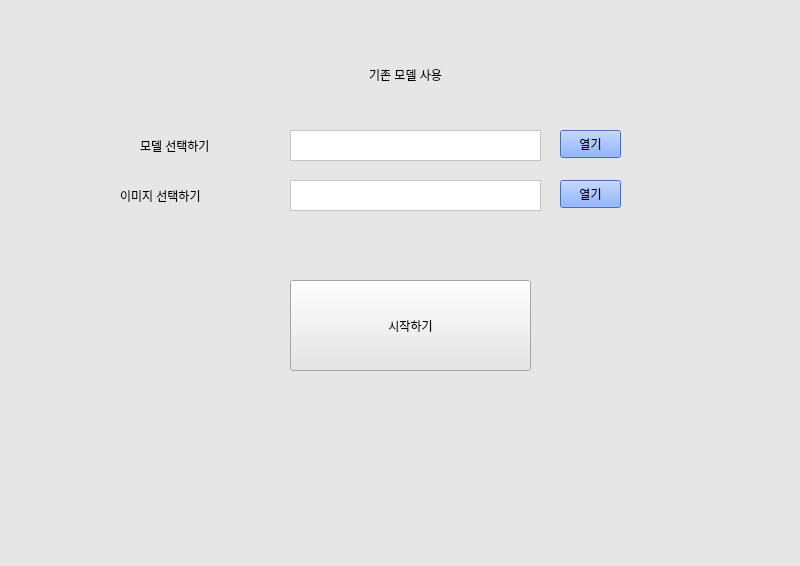
<?xml version="1.0" encoding="UTF-8"?>
<ui version="4.0">
 <class>MainWindow</class>
 <widget class="QMainWindow" name="MainWindow">
  <property name="geometry">
   <rect>
    <x>0</x>
    <y>0</y>
    <width>800</width>
    <height>566</height>
   </rect>
  </property>
  <property name="windowTitle">
   <string>MainWindow</string>
  </property>
  <property name="styleSheet">
   <string notr="true">background-color: rgb(230, 230, 230);</string>
  </property>
  <widget class="QWidget" name="centralwidget">
   <widget class="QLabel" name="label">
    <property name="geometry">
     <rect>
      <x>250</x>
      <y>40</y>
      <width>311</width>
      <height>71</height>
     </rect>
    </property>
    <property name="styleSheet">
     <string notr="true">font: 57 24pt &quot;삼성긴고딕OTF Medium&quot;;</string>
    </property>
    <property name="text">
     <string>&lt;html&gt;&lt;head/&gt;&lt;body&gt;&lt;p align=&quot;center&quot;&gt;기존 모델 사용&lt;/p&gt;&lt;/body&gt;&lt;/html&gt;</string>
    </property>
   </widget>
   <widget class="QLabel" name="label_2">
    <property name="geometry">
     <rect>
      <x>140</x>
      <y>130</y>
      <width>141</width>
      <height>31</height>
     </rect>
    </property>
    <property name="styleSheet">
     <string notr="true">font: 57 14pt &quot;삼성긴고딕OTF Medium&quot;;</string>
    </property>
    <property name="text">
     <string>모델 선택하기</string>
    </property>
   </widget>
   <widget class="QLabel" name="label_3">
    <property name="geometry">
     <rect>
      <x>120</x>
      <y>180</y>
      <width>151</width>
      <height>31</height>
     </rect>
    </property>
    <property name="styleSheet">
     <string notr="true">font: 57 14pt &quot;삼성긴고딕OTF Medium&quot;;</string>
    </property>
    <property name="text">
     <string>이미지 선택하기</string>
    </property>
   </widget>
   <widget class="QTextBrowser" name="textBrowser">
    <property name="geometry">
     <rect>
      <x>290</x>
      <y>130</y>
      <width>251</width>
      <height>31</height>
     </rect>
    </property>
    <property name="styleSheet">
     <string notr="true">background-color: rgb(255, 255, 255);</string>
    </property>
   </widget>
   <widget class="QTextBrowser" name="textBrowser_2">
    <property name="geometry">
     <rect>
      <x>290</x>
      <y>180</y>
      <width>251</width>
      <height>31</height>
     </rect>
    </property>
    <property name="styleSheet">
     <string notr="true">background-color: rgb(255, 255, 255);</string>
    </property>
   </widget>
   <widget class="QPushButton" name="modelBtn">
    <property name="geometry">
     <rect>
      <x>560</x>
      <y>130</y>
      <width>61</width>
      <height>28</height>
     </rect>
    </property>
    <property name="styleSheet">
     <string notr="true">background-color: rgb(101, 150, 255);
font: 57 9pt &quot;삼성긴고딕OTF Medium&quot;;</string>
    </property>
    <property name="text">
     <string>열기</string>
    </property>
   </widget>
   <widget class="QPushButton" name="imageBtn">
    <property name="geometry">
     <rect>
      <x>560</x>
      <y>180</y>
      <width>61</width>
      <height>28</height>
     </rect>
    </property>
    <property name="styleSheet">
     <string notr="true">background-color: rgb(101, 150, 255);
font: 57 9pt &quot;삼성긴고딕OTF Medium&quot;;</string>
    </property>
    <property name="text">
     <string>열기</string>
    </property>
   </widget>
   <widget class="QPushButton" name="pushButton_3">
    <property name="geometry">
     <rect>
      <x>290</x>
      <y>280</y>
      <width>241</width>
      <height>91</height>
     </rect>
    </property>
    <property name="text">
     <string>시작하기</string>
    </property>
   </widget>
  </widget>
  <widget class="QMenuBar" name="menubar">
   <property name="geometry">
    <rect>
     <x>0</x>
     <y>0</y>
     <width>800</width>
     <height>26</height>
    </rect>
   </property>
  </widget>
  <widget class="QStatusBar" name="statusbar"/>
 </widget>
 <resources/>
 <connections/>
</ui>
